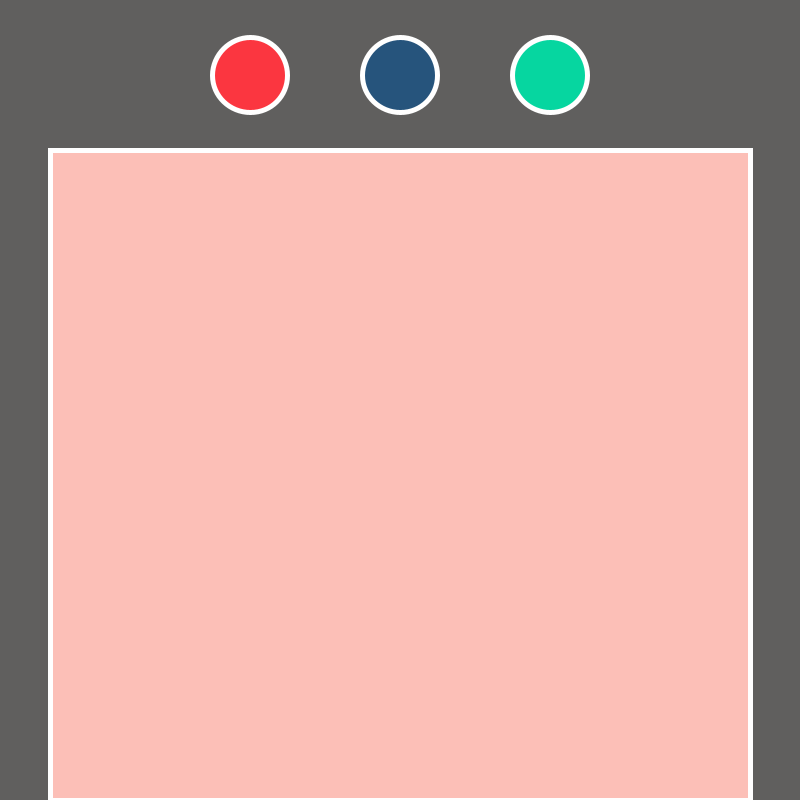
Frame 1 (no input)
Frame 60 (the mouse pressed at the canvas centre just before this capture): identical to frame 1, image omitted
Frame 120 (the mouse held since frame 60 and released just before this capture): identical to frame 1, image omitted

The Processing sketch that drew this single still picture (run headless with seeded random() and noise(); from frame 60 on, the mouse is pressed at the canvas centre):

// Processing sketch: circular_buttonss
// ── circular_buttonss.pde
//aiden
color red =#FB3640;
color grey=#605F5E;
color pink=#FCBFB7;
color blue=#26547C;
color green=#06D6A0;

color selectedColor;

void setup (){
  size(800,800);
  selectedColor=pink;
}

void draw(){
  background(grey);
  strokeWeight(5);

  
  if (dist(250,75,mouseX,mouseY)<50){
    stroke(0);
  } else {
    stroke (255);
  }

  fill(red);
  ellipse(250,75,75,75);
  
   if (dist(400,75,mouseX,mouseY)<50){
    stroke(0);
  } else {
    stroke (255);
  }
  
  fill(blue);
  ellipse(400,75,75,75);
  
     if (dist(550,75,mouseX,mouseY)<50){
    stroke(0);
  } else {
    stroke (255);
  }
  fill(green);
  ellipse(550,75,75,75);
  
  stroke(255);
    fill(selectedColor);
 rect(50,150,700,650);
}

void mouseReleased () {
  if(dist(250,75,mouseX,mouseY)<50){
    selectedColor=red;
  }
    if(dist(400,75,mouseX,mouseY)<50){
    selectedColor=blue;
    }
      if(dist(550,75,mouseX,mouseY)<50){
    selectedColor=green;
      }
}
